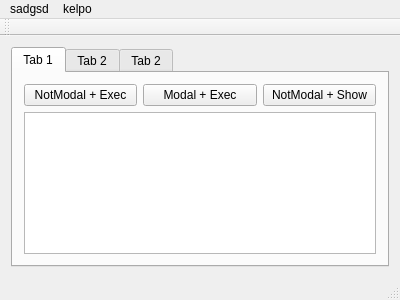
<?xml version="1.0" encoding="UTF-8"?>
<ui version="4.0">
 <class>TestWindow</class>
 <widget class="QMainWindow" name="TestWindow">
  <property name="geometry">
   <rect>
    <x>0</x>
    <y>0</y>
    <width>400</width>
    <height>300</height>
   </rect>
  </property>
  <property name="windowTitle">
   <string>TestWindow</string>
  </property>
  <widget class="QWidget" name="centralWidget">
   <layout class="QGridLayout" name="gridLayout">
    <item row="0" column="0">
     <layout class="QVBoxLayout" name="verticalLayout">
      <item>
       <widget class="QTabWidget" name="tabWidget">
        <property name="enabled">
         <bool>true</bool>
        </property>
        <property name="currentIndex">
         <number>0</number>
        </property>
        <widget class="QWidget" name="tab">
         <attribute name="title">
          <string>Tab 1</string>
         </attribute>
         <layout class="QGridLayout" name="gridLayout_3">
          <item row="0" column="0">
           <layout class="QGridLayout" name="gridLayout_2">
            <item row="4" column="0">
             <widget class="QTextEdit" name="textEdit"/>
            </item>
            <item row="3" column="0">
             <layout class="QHBoxLayout" name="horizontalLayout">
              <item>
               <widget class="QPushButton" name="pushButton3">
                <property name="text">
                 <string>NotModal + Exec</string>
                </property>
               </widget>
              </item>
              <item>
               <widget class="QPushButton" name="pushButton2">
                <property name="text">
                 <string>Modal + Exec</string>
                </property>
               </widget>
              </item>
              <item>
               <widget class="QPushButton" name="pushButton">
                <property name="text">
                 <string>NotModal + Show</string>
                </property>
               </widget>
              </item>
             </layout>
            </item>
           </layout>
          </item>
         </layout>
        </widget>
        <widget class="QWidget" name="tab_2">
         <property name="enabled">
          <bool>true</bool>
         </property>
         <attribute name="title">
          <string>Tab 2</string>
         </attribute>
         <layout class="QGridLayout" name="gridLayout_4">
          <item row="0" column="0">
           <widget class="QGraphicsView" name="graphicsView">
            <property name="enabled">
             <bool>true</bool>
            </property>
           </widget>
          </item>
         </layout>
        </widget>
        <widget class="QWidget" name="tab_3">
         <attribute name="title">
          <string>Tab 2</string>
         </attribute>
         <layout class="QVBoxLayout" name="verticalLayout_2">
          <item>
           <widget class="QListWidget" name="listWidget">
            <item>
             <property name="text">
              <string>1</string>
             </property>
            </item>
            <item>
             <property name="text">
              <string>2</string>
             </property>
            </item>
            <item>
             <property name="text">
              <string>3</string>
             </property>
            </item>
            <item>
             <property name="text">
              <string>4</string>
             </property>
            </item>
            <item>
             <property name="text">
              <string>5</string>
             </property>
            </item>
            <item>
             <property name="text">
              <string>6</string>
             </property>
            </item>
            <item>
             <property name="text">
              <string>7</string>
             </property>
            </item>
            <item>
             <property name="text">
              <string>8</string>
             </property>
            </item>
            <item>
             <property name="text">
              <string>9</string>
             </property>
            </item>
            <item>
             <property name="text">
              <string>10</string>
             </property>
            </item>
            <item>
             <property name="text">
              <string>11</string>
             </property>
            </item>
            <item>
             <property name="text">
              <string>12</string>
             </property>
            </item>
            <item>
             <property name="text">
              <string>13</string>
             </property>
            </item>
            <item>
             <property name="text">
              <string>14</string>
             </property>
            </item>
            <item>
             <property name="text">
              <string>15</string>
             </property>
            </item>
            <item>
             <property name="text">
              <string>16</string>
             </property>
            </item>
            <item>
             <property name="text">
              <string>17</string>
             </property>
            </item>
            <item>
             <property name="text">
              <string>18</string>
             </property>
            </item>
            <item>
             <property name="text">
              <string>11111</string>
             </property>
            </item>
            <item>
             <property name="text">
              <string>Nowy element</string>
             </property>
            </item>
           </widget>
          </item>
         </layout>
        </widget>
       </widget>
      </item>
     </layout>
    </item>
   </layout>
  </widget>
  <widget class="QMenuBar" name="menuBar">
   <property name="geometry">
    <rect>
     <x>0</x>
     <y>0</y>
     <width>400</width>
     <height>20</height>
    </rect>
   </property>
   <widget class="QMenu" name="menuSadgsd">
    <property name="title">
     <string>sadgsd</string>
    </property>
    <addaction name="actionSdgsdg"/>
    <addaction name="actionDd"/>
    <addaction name="actionExit"/>
    <addaction name="separator"/>
    <addaction name="actionDupa"/>
    <addaction name="actionDupa2"/>
   </widget>
   <widget class="QMenu" name="menuKelpo">
    <property name="title">
     <string>kelpo</string>
    </property>
    <addaction name="actionAsfahm"/>
    <addaction name="actionVbbvmvb"/>
   </widget>
   <addaction name="menuSadgsd"/>
   <addaction name="menuKelpo"/>
  </widget>
  <widget class="QToolBar" name="mainToolBar">
   <attribute name="toolBarArea">
    <enum>TopToolBarArea</enum>
   </attribute>
   <attribute name="toolBarBreak">
    <bool>false</bool>
   </attribute>
  </widget>
  <widget class="QStatusBar" name="statusBar"/>
  <action name="actionSdgsdg">
   <property name="text">
    <string>sdgsdg</string>
   </property>
  </action>
  <action name="actionDd">
   <property name="text">
    <string>dd</string>
   </property>
  </action>
  <action name="actionExit">
   <property name="text">
    <string>exit</string>
   </property>
  </action>
  <action name="actionDupa">
   <property name="text">
    <string>cos tam</string>
   </property>
  </action>
  <action name="actionAsfahm">
   <property name="text">
    <string>asfahm</string>
   </property>
  </action>
  <action name="actionVbbvmvb">
   <property name="text">
    <string>vbbvmvb</string>
   </property>
  </action>
  <action name="actionDupa2">
   <property name="text">
    <string>piwo</string>
   </property>
  </action>
 </widget>
 <layoutdefault spacing="6" margin="11"/>
 <resources/>
 <connections/>
</ui>
